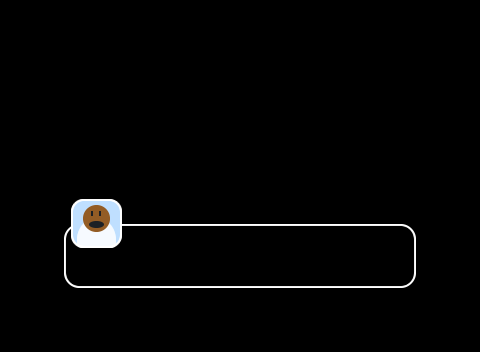

A 2D game scene composited from a Tiled map and its tileset images. What follows is a short description and the map's XML, with each tile layer's data collapsed to a summary:
An orthogonal 15x11 tile map with 32x32 px tiles, 3 tile layers (Overlay, Buttons, Face), 2 tilesets and 1 object (text).

<map version="1.0" orientation="orthogonal" width="15" height="11" tilewidth="32" tileheight="32">
 <tileset firstgid="1" name="tiles-level" tilewidth="32" tileheight="32">
  <image source="../data/tiles-level.png" width="512" height="32" />
 </tileset>
 <tileset firstgid="17" name="tiles-big" tilewidth="64" tileheight="64">
  <image source="../data/tiles-big.png" width="64" height="64" />
 </tileset>
 <layer name="Overlay" width="15" height="11">
  <data>[165 cells, 22 non-empty, 6 distinct tile ids]</data>
 </layer>
 <objectgroup name="Text" width="15" height="11">
  <object name="text" type="text" x="128" y="240" width="288" height="64" />
 </objectgroup>
 <layer name="Buttons" width="15" height="11">
  <data>[165 cells, 0 non-empty, 0 distinct tile ids]</data>
 </layer>
 <layer name="Face" width="15" height="11">
  <data>[165 cells, 1 non-empty, 1 distinct tile ids]</data>
 </layer>
</map>